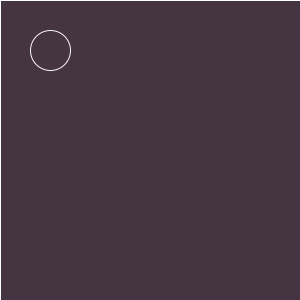
Frame 1 (no input)
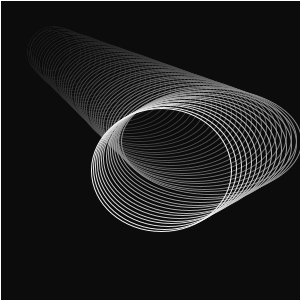
Frame 60 (the mouse pressed at the canvas centre just before this capture)
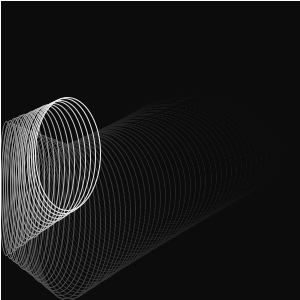
Frame 120 (the mouse held since frame 60 and released just before this capture)

The Processing sketch that drew these frames (run headless with seeded random() and noise(); from frame 60 on, the mouse is pressed at the canvas centre):

// Processing sketch: processing_86226
// ── processing_86226.pde

//The program demonstrates usage of While loop
//in a short code.


//EllipseS movement mechanism values

  float incrementXCoor = 0;
  float incrementYCoor = 0;
  float incrementWidth = 0;
  float incrementHeight = 0;
  
  float valueToIncreaseX = random(1,5);
  float valueToIncreaseY = random(1,5);
  
  float valueToIncreaseWidth = random(1,3);
  float valueToIncreaseHeight = random(1,2);
  
//Ellipse Center Coordinates
  float elCenterCoorX = 50+ incrementXCoor;
  float elCenterCoorY = 50+ incrementYCoor;
//Ellipse Size Values
  float elWidth= 40+ incrementWidth;
  float elHeight = 40+ incrementHeight;
//Ellipse farest points Coordinates to control
  float elTopPointY = (elCenterCoorY - elHeight/2);
  float elLeftPointX = (elCenterCoorX - elWidth/2);   
  float elBottomPointY = (elCenterCoorY + elHeight/2); 
  float elRightPointX = (elCenterCoorX + elWidth/2);   

void setup() {
  size(300, 300);
  colorMode(HSB);
  background(random(256), random(50, 100), random(50, 100));

  frameRate(60);
}

void draw() {
  //background(0);
  drawEllipse();  
  fadeEffect();
  prepareNextFrame();
}

void drawEllipse() {
  noFill();
  stroke(255);
  ellipse(elCenterCoorX, elCenterCoorY, elWidth, elHeight);
}

void fadeEffect() {
 fill(0,10);
 rect(0,0,width,height); 
}

void prepareNextFrame() {
  changeEllipseValues();
  restrictEllipseWithinBorder();
}

void changeEllipseValues() {
  changeCoordinateValues();
  changeSizeValues(); 
}


//changes the ellipses center coordinates values
void changeCoordinateValues() {
  incrementXCoor = incrementXCoor + valueToIncreaseX;
  incrementYCoor = incrementYCoor + valueToIncreaseY;

  elCenterCoorX = 50+ incrementXCoor;
  elCenterCoorY = 50+ incrementYCoor;
}

//changes the ellipses size values
void changeSizeValues() {
  incrementWidth = incrementWidth + valueToIncreaseWidth;
  incrementHeight = incrementHeight + valueToIncreaseHeight;
  
  elWidth= 50+ incrementWidth;
  elHeight = 50+ incrementHeight;
}

void restrictEllipseWithinBorder() {
   elTopPointY = (elCenterCoorY - (elHeight/2));
   elLeftPointX = (elCenterCoorX - (elWidth/2));   
   elBottomPointY = (elCenterCoorY + (elHeight/2)); 
   elRightPointX = (elCenterCoorX + (elWidth/2));   
   
  if (elLeftPointX < 0 || elRightPointX > 300) {
    valueToIncreaseX = -valueToIncreaseX;
    valueToIncreaseWidth = -valueToIncreaseWidth;
    }
  if (elTopPointY < 0 || elBottomPointY > 300){
    valueToIncreaseY = -valueToIncreaseY;
    valueToIncreaseHeight = -valueToIncreaseHeight;
  }
}
